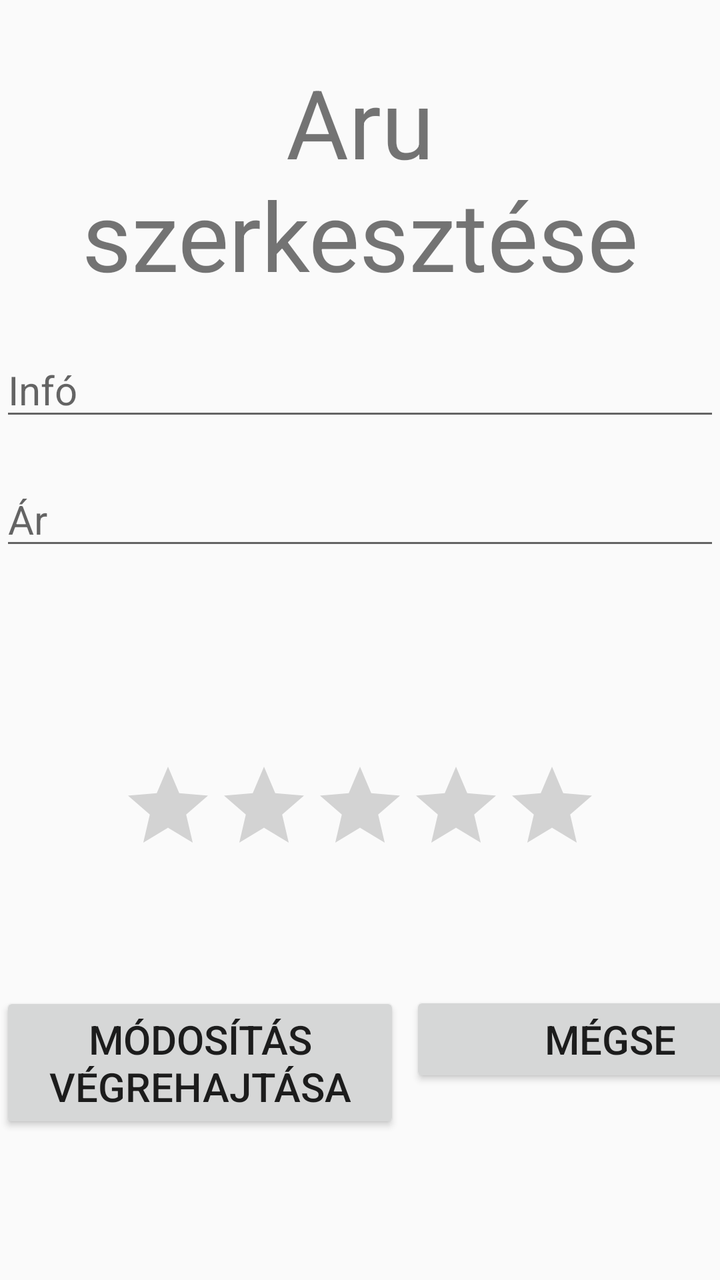
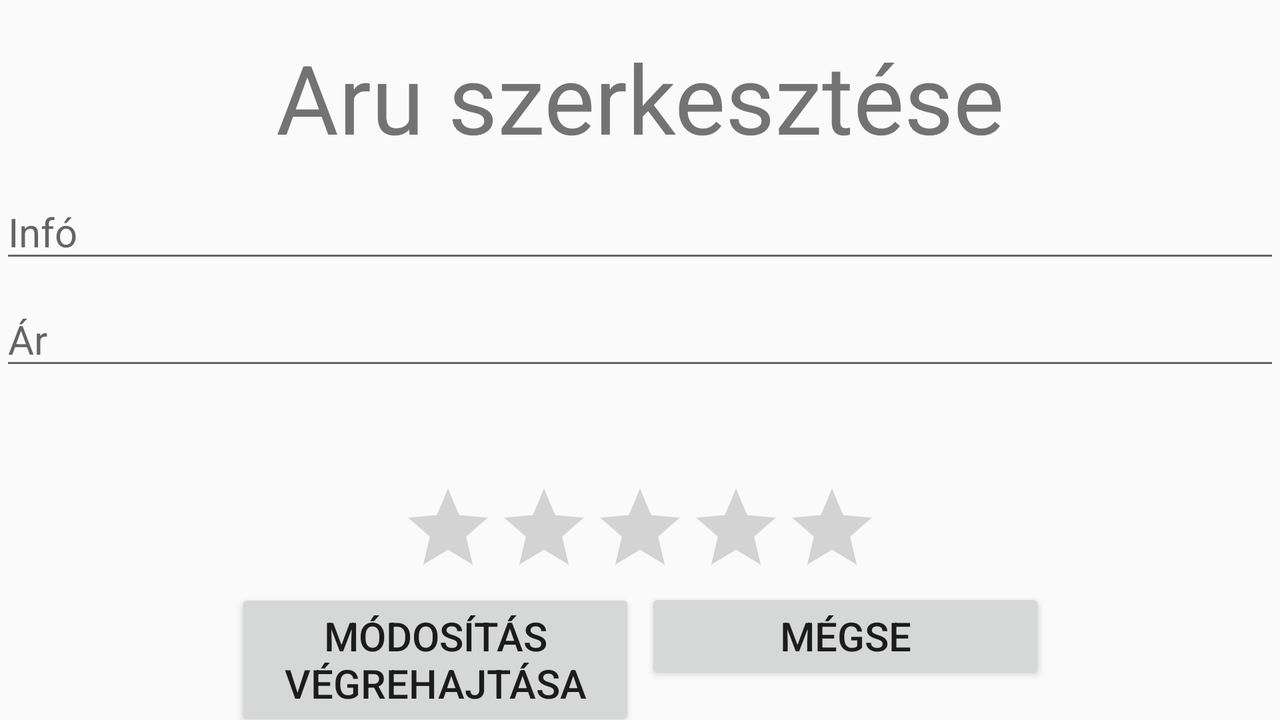

The same Android screen from two of the app's own layout files: first res/layout/ as a phone draws it, then the repository's variant for another configuration, drawn on a device whose configuration selects that folder. Both files follow.
<!-- AndroidManifest.xml: activity theme Theme.AppCompat.DayNight.NoActionBar -->
<!-- res/layout/activity_update.xml -->
<?xml version="1.0" encoding="utf-8"?>
<androidx.constraintlayout.widget.ConstraintLayout xmlns:android="http://schemas.android.com/apk/res/android"
    xmlns:app="http://schemas.android.com/apk/res-auto"
    xmlns:tools="http://schemas.android.com/tools"
    android:id="@+id/main"
    android:layout_width="match_parent"
    android:layout_height="match_parent"
    tools:context=".activities.UpdateActivity">
    <TextView
        android:id="@+id/updateTextView"
        android:layout_width="match_parent"
        android:layout_height="wrap_content"
        android:layout_alignParentStart="true"
        android:layout_alignParentEnd="true"
        android:text="@string/szerkeszt_aru"
        android:textAlignment="center"
        android:textSize="@dimen/title_text_size"
        app:layout_constraintBottom_toBottomOf="parent"
        app:layout_constraintEnd_toEndOf="parent"
        app:layout_constraintHorizontal_bias="0.0"
        app:layout_constraintStart_toStartOf="parent"
        app:layout_constraintTop_toTopOf="parent"
        app:layout_constraintVertical_bias="0.055" />

    <EditText
        android:id="@+id/updateInfo"
        android:layout_width="match_parent"
        android:layout_height="wrap_content"
        android:layout_below="@id/updateTextView"
        android:layout_alignParentStart="true"
        android:layout_alignParentEnd="true"
        android:ems="10"
        android:hint="@string/info"
        android:inputType="textMultiLine"
        android:textSize="@dimen/regular_text_size"
        android:windowSoftInputMode="stateVisible"
        app:layout_constraintBottom_toBottomOf="parent"
        app:layout_constraintEnd_toEndOf="parent"
        app:layout_constraintHorizontal_bias="0.0"
        app:layout_constraintStart_toStartOf="parent"
        app:layout_constraintTop_toBottomOf="@+id/updateTextView"
        app:layout_constraintVertical_bias="0.049" />

    <EditText
        android:id="@+id/updatePrice"
        android:layout_width="match_parent"
        android:layout_height="wrap_content"
        android:layout_below="@id/updateInfo"
        android:layout_alignParentStart="true"
        android:layout_alignParentEnd="true"
        android:ems="10"
        android:hint="@string/ar"
        android:textSize="@dimen/regular_text_size"
        android:inputType="number"
        android:windowSoftInputMode="stateVisible"
        app:layout_constraintBottom_toBottomOf="parent"
        app:layout_constraintEnd_toEndOf="parent"
        app:layout_constraintHorizontal_bias="1.0"
        app:layout_constraintStart_toStartOf="parent"
        app:layout_constraintTop_toBottomOf="@+id/updateInfo"
        app:layout_constraintVertical_bias="0.054"
        />

    <LinearLayout
        android:id="@+id/ratingLayout"
        android:layout_width="wrap_content"
        android:layout_height="wrap_content"
        android:layout_centerHorizontal="true"
        android:orientation="horizontal"
        android:textAlignment="center"
        app:layout_constraintBottom_toBottomOf="parent"
        app:layout_constraintEnd_toEndOf="parent"
        app:layout_constraintStart_toStartOf="parent"
        app:layout_constraintTop_toBottomOf="@+id/updateInfo"
        app:layout_constraintVertical_bias="0.446">
        <RatingBar
            style="@android:style/Widget.DeviceDefault.RatingBar"
            android:id="@+id/updateRating"
            android:layout_width="wrap_content"
            android:layout_height="wrap_content"
            android:textSize="@dimen/regular_text_size"
            android:windowSoftInputMode="stateVisible"
            android:clickable="true"
            android:focusable="true"
            android:numStars="5"
            android:stepSize="0.1"
            android:isIndicator="false"
            app:layout_constraintBottom_toBottomOf="parent"
            app:layout_constraintEnd_toEndOf="parent"
            app:layout_constraintHorizontal_bias="0.0"
            app:layout_constraintStart_toStartOf="parent"
            app:layout_constraintTop_toBottomOf="@+id/updatePrice"
            app:layout_constraintVertical_bias="0.048" />
    </LinearLayout>
    <LinearLayout
        android:id="@+id/linearLayout3"
        android:layout_width="wrap_content"
        android:layout_height="wrap_content"
        android:layout_centerHorizontal="true"
        android:orientation="horizontal"
        android:textAlignment="center"
        app:layout_constraintBottom_toBottomOf="parent"
        app:layout_constraintEnd_toEndOf="parent"
        app:layout_constraintStart_toStartOf="parent"
        app:layout_constraintTop_toBottomOf="@+id/ratingLayout"
        app:layout_constraintVertical_bias="0.446">

        <Button
            android:layout_width="@dimen/reg_button_width"
            android:layout_height="wrap_content"
            android:onClick="update"
            android:text="@string/modositas_vegrehajt"
            android:textSize="@dimen/regular_text_size" />

        <Button
            android:layout_width="@dimen/reg_button_width"
            android:layout_height="wrap_content"
            android:layout_marginStart="5dp"
            android:onClick="cancel"
            android:text="@string/megse"
            android:textSize="@dimen/regular_text_size" />
    </LinearLayout>
</androidx.constraintlayout.widget.ConstraintLayout>
<!-- resources referenced by this layout -->
<resources>
  <dimen name="reg_button_width">200dp</dimen>
  <dimen name="regular_text_size">20sp</dimen>
  <dimen name="title_text_size">48sp</dimen>
  <string name="ar">Ár</string>
  <string name="info">Infó</string>
  <string name="megse">Mégse</string>
  <string name="modositas_vegrehajt">Módosítás végrehajtása</string>
  <string name="szerkeszt_aru">Aru szerkesztése</string>
</resources>
<!-- res/layout-land/activity_update.xml (the repository's variant of the layout above) -->
<!-- drawn on the phone turned sideways -->
<?xml version="1.0" encoding="utf-8"?>
<androidx.constraintlayout.widget.ConstraintLayout xmlns:android="http://schemas.android.com/apk/res/android"
    xmlns:app="http://schemas.android.com/apk/res-auto"
    xmlns:tools="http://schemas.android.com/tools"
    android:id="@+id/main"
    android:layout_width="match_parent"
    android:layout_height="match_parent"
    tools:context=".activities.UpdateActivity">
    <TextView
        android:id="@+id/updateTextView"
        android:layout_width="match_parent"
        android:layout_height="wrap_content"
        android:layout_alignParentStart="true"
        android:layout_alignParentEnd="true"
        android:text="@string/szerkeszt_aru"
        android:textAlignment="center"
        android:textSize="@dimen/title_text_size"
        app:layout_constraintBottom_toBottomOf="parent"
        app:layout_constraintEnd_toEndOf="parent"
        app:layout_constraintHorizontal_bias="0.0"
        app:layout_constraintStart_toStartOf="parent"
        app:layout_constraintTop_toTopOf="parent"
        app:layout_constraintVertical_bias="0.055" />

    <EditText
        android:id="@+id/updateInfo"
        android:layout_width="match_parent"
        android:layout_height="wrap_content"
        android:layout_below="@id/updateTextView"
        android:layout_alignParentStart="true"
        android:layout_alignParentEnd="true"
        android:ems="10"
        android:hint="@string/info"
        android:inputType="textMultiLine"
        android:textSize="@dimen/regular_text_size"
        android:windowSoftInputMode="stateVisible"
        app:layout_constraintBottom_toBottomOf="parent"
        app:layout_constraintEnd_toEndOf="parent"
        app:layout_constraintHorizontal_bias="0.0"
        app:layout_constraintStart_toStartOf="parent"
        app:layout_constraintTop_toBottomOf="@+id/updateTextView"
        app:layout_constraintVertical_bias="0.049" />

    <EditText
        android:id="@+id/updatePrice"
        android:layout_width="match_parent"
        android:layout_height="wrap_content"
        android:layout_below="@id/updateInfo"
        android:layout_alignParentStart="true"
        android:layout_alignParentEnd="true"
        android:ems="10"
        android:hint="@string/ar"
        android:textSize="@dimen/regular_text_size"
        android:inputType="number"
        android:windowSoftInputMode="stateVisible"
        app:layout_constraintBottom_toBottomOf="parent"
        app:layout_constraintEnd_toEndOf="parent"
        app:layout_constraintHorizontal_bias="1.0"
        app:layout_constraintStart_toStartOf="parent"
        app:layout_constraintTop_toBottomOf="@+id/updateInfo"
        app:layout_constraintVertical_bias="0.054"
        />

    <LinearLayout
        android:id="@+id/ratingLayout"
        android:layout_width="wrap_content"
        android:layout_height="wrap_content"
        android:layout_centerHorizontal="true"
        android:orientation="horizontal"
        android:textAlignment="center"
        app:layout_constraintBottom_toBottomOf="parent"
        app:layout_constraintEnd_toEndOf="parent"
        app:layout_constraintStart_toStartOf="parent"
        app:layout_constraintTop_toBottomOf="@+id/updatePrice"
        app:layout_constraintVertical_bias="0.446">
        <RatingBar
            android:id="@+id/updateRating"
            style="@android:style/Widget.DeviceDefault.RatingBar"
            android:layout_width="wrap_content"
            android:layout_height="wrap_content"
            android:textSize="@dimen/regular_text_size"
            android:windowSoftInputMode="stateVisible"
            android:clickable="true"
            android:focusable="true"
            android:numStars="5"
            android:stepSize="0.1"
            android:isIndicator="false"
            app:layout_constraintBottom_toBottomOf="@+id/ratingLayout"
            app:layout_constraintEnd_toEndOf="parent"
            app:layout_constraintHorizontal_bias="0.502"
            app:layout_constraintStart_toStartOf="parent"
            app:layout_constraintTop_toBottomOf="@+id/updatePrice"
            app:layout_constraintVertical_bias="0.246" />

    </LinearLayout>
    <LinearLayout
        android:id="@+id/linearLayout3"
        android:layout_width="wrap_content"
        android:layout_height="wrap_content"
        android:layout_centerHorizontal="true"
        android:orientation="horizontal"
        android:textAlignment="center"
        app:layout_constraintBottom_toBottomOf="parent"
        app:layout_constraintEnd_toEndOf="parent"
        app:layout_constraintStart_toStartOf="parent"
        app:layout_constraintTop_toBottomOf="@+id/ratingLayout"
        app:layout_constraintVertical_bias="0.446">

        <Button
            android:layout_width="@dimen/reg_button_width"
            android:layout_height="wrap_content"
            android:onClick="update"
            android:text="@string/modositas_vegrehajt"
            android:textSize="@dimen/regular_text_size" />

        <Button
            android:layout_width="@dimen/reg_button_width"
            android:layout_height="wrap_content"
            android:layout_marginStart="5dp"
            android:onClick="cancel"
            android:text="@string/megse"
            android:textSize="@dimen/regular_text_size" />
    </LinearLayout>
</androidx.constraintlayout.widget.ConstraintLayout>
